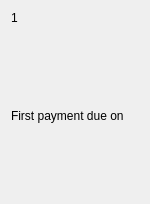
<?xml version="1.0" encoding="UTF-8"?>
<ui version="4.0">
 <class>FirstPaymentWizardPage</class>
 <widget class="QWizardPage" name="FirstPaymentWizardPage">
  <property name="geometry">
   <rect>
    <x>0</x>
    <y>0</y>
    <width>150</width>
    <height>204</height>
   </rect>
  </property>
  <property name="title">
   <string>Date of first payment</string>
  </property>
  <layout class="QVBoxLayout">
   <property name="spacing">
    <number>6</number>
   </property>
   <property name="leftMargin">
    <number>11</number>
   </property>
   <property name="topMargin">
    <number>11</number>
   </property>
   <property name="rightMargin">
    <number>11</number>
   </property>
   <property name="bottomMargin">
    <number>11</number>
   </property>
   <item>
    <widget class="QLabel" name="m_firstPaymentLabel">
     <property name="text">
      <string>1</string>
     </property>
     <property name="alignment">
      <set>Qt::AlignTop</set>
     </property>
     <property name="wordWrap">
      <bool>true</bool>
     </property>
    </widget>
   </item>
   <item>
    <spacer name="Spacer42">
     <property name="orientation">
      <enum>Qt::Vertical</enum>
     </property>
     <property name="sizeType">
      <enum>QSizePolicy::Expanding</enum>
     </property>
     <property name="sizeHint" stdset="0">
      <size>
       <width>0</width>
       <height>78</height>
      </size>
     </property>
    </spacer>
   </item>
   <item>
    <layout class="QHBoxLayout">
     <property name="spacing">
      <number>6</number>
     </property>
     <property name="leftMargin">
      <number>0</number>
     </property>
     <property name="topMargin">
      <number>0</number>
     </property>
     <property name="rightMargin">
      <number>0</number>
     </property>
     <property name="bottomMargin">
      <number>0</number>
     </property>
     <item>
      <widget class="QLabel" name="TextLabel1_3">
       <property name="text">
        <string>First payment due on</string>
       </property>
       <property name="wordWrap">
        <bool>false</bool>
       </property>
      </widget>
     </item>
     <item>
      <widget class="KMyMoneyDateInput" name="m_firstDueDateEdit" native="true"/>
     </item>
    </layout>
   </item>
   <item>
    <spacer name="Spacer43">
     <property name="orientation">
      <enum>Qt::Vertical</enum>
     </property>
     <property name="sizeType">
      <enum>QSizePolicy::Expanding</enum>
     </property>
     <property name="sizeHint" stdset="0">
      <size>
       <width>0</width>
       <height>28</height>
      </size>
     </property>
    </spacer>
   </item>
   <item>
    <widget class="QLabel" name="m_firstPaymentNote">
     <property name="text">
      <string/>
     </property>
     <property name="alignment">
      <set>Qt::AlignBottom</set>
     </property>
     <property name="wordWrap">
      <bool>true</bool>
     </property>
    </widget>
   </item>
  </layout>
 </widget>
 <customwidgets>
  <customwidget>
   <class>KMyMoneyDateInput</class>
   <extends>QWidget</extends>
   <header>kmymoneydateinput.h</header>
  </customwidget>
 </customwidgets>
 <resources/>
 <connections/>
</ui>
